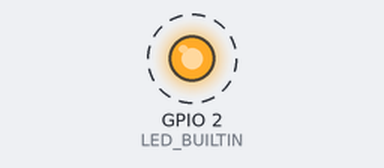
The program below on a simulated ESP32. Parts: output pins drawn as LEDs (lit = HIGH). Dashed ring = blinking. No radio packets arrive unless stated; what the program prints to the serial monitor is not drawn.

Above: at 0.05 s.
Timing chart, 0 to 3.0 s (numbered marks = the images above):
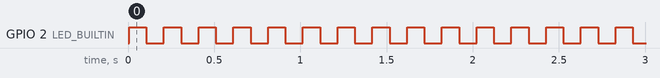

The program:

main.cpp
```cpp
#if defined(CONTROL)

#include <Arduino.h>
#include <SPI.h>
#include <Wire.h>
#include <nRF24L01.h>
#include <RF24.h>

RF24 radio(4, 5);
const uint64_t address = 0xF0F0F0F0E1LL;
int counter = 0;

void setup()
{
    Serial.begin(115200);
    radio.begin();                  // Starting the Wireless communication
    radio.openWritingPipe(address); // Setting the address where we will send the data
    radio.setPALevel(RF24_PA_HIGH); // You can set it as minimum or maximum depending on the distance between the transmitter and receiver.
    radio.stopListening();          // This sets the module as transmitter
    pinMode(LED_BUILTIN, OUTPUT);
}

struct MyData
{
    int counter;
    float temperature;
    float humidity;
    float altitude;
    float pressure;
};
MyData data;

void loop()
{
    counter++;
    data.counter = counter;
    bool result = radio.write(&data, sizeof(MyData));
    if (result)
    {
        digitalWrite(LED_BUILTIN, HIGH);
        delay(100);
        digitalWrite(LED_BUILTIN, LOW);
        delay(100);
    }
    Serial.println("CONTROL:::result " + result);
}

#endif

#if defined(DRONE)

#include <SPI.h>
#include <nRF24L01.h>
#include <RF24.h>

RF24 radio(4, 5);
const uint64_t address = 0xF0F0F0F0E1LL;

struct MyData
{
    int counter;
    float temperature;
    float humidity;
    float altitude;
    float pressure;
};
MyData data;

void setup()
{
    Serial.begin(115200);
    radio.begin();

    pinMode(LED_BUILTIN, OUTPUT);

    Serial.println("Receiver Started....");
    radio.openReadingPipe(0, address); // Setting the address at which we will receive the data
    radio.setPALevel(RF24_PA_HIGH);    // You can set this as minimum or maximum depending on the distance between the transmitter and receiver.
    radio.startListening();            // This sets the module as receiver
}

int recvData()
{
    if (radio.available())
    {
        radio.read(&data, sizeof(MyData));
        return 1;
    }
    return 0;
}

void loop()
{
    if (recvData())
    {
        digitalWrite(LED_BUILTIN, HIGH);
        delay(100);
        digitalWrite(LED_BUILTIN, LOW);
        delay(100);

        Serial.println("Data Received:");
        Serial.print("Packet No. = ");
        Serial.println(data.counter);

        Serial.print("Temperature = ");
        Serial.print(data.temperature);
        Serial.println("*C");

        Serial.print("Pressure = ");
        Serial.print(data.pressure);
        Serial.println("hPa");

        Serial.print("Approx. Altitude = ");
        Serial.print(data.altitude);
        Serial.println("m");

        Serial.print("Humidity = ");
        Serial.print(data.humidity);
        Serial.println("%");

        Serial.println();
    }
}

#endif
```

Measured:
- by itself, GPIO 2 (LED_BUILTIN): alternates HIGH for 0.10 s and LOW for 0.10 s
